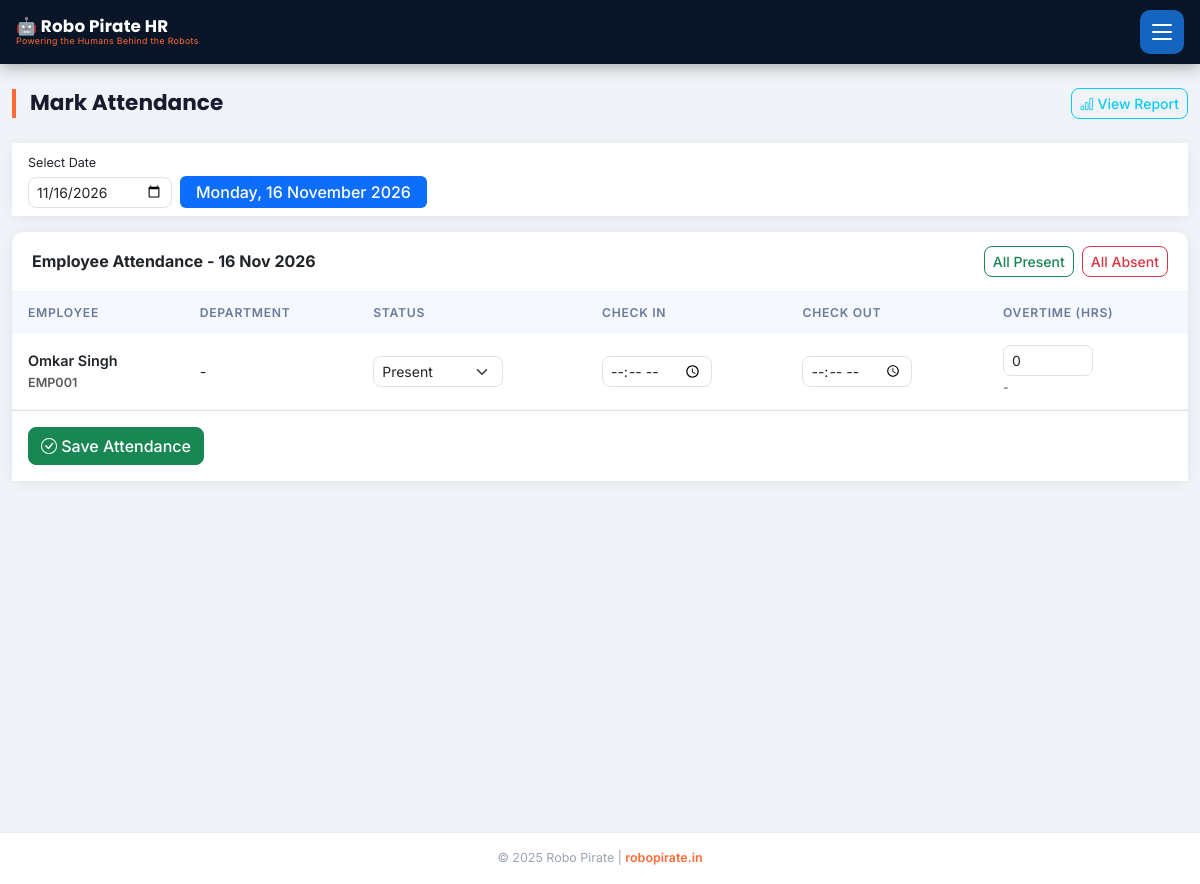
/attendance (signed in), run on an earlier commit of the app's database.
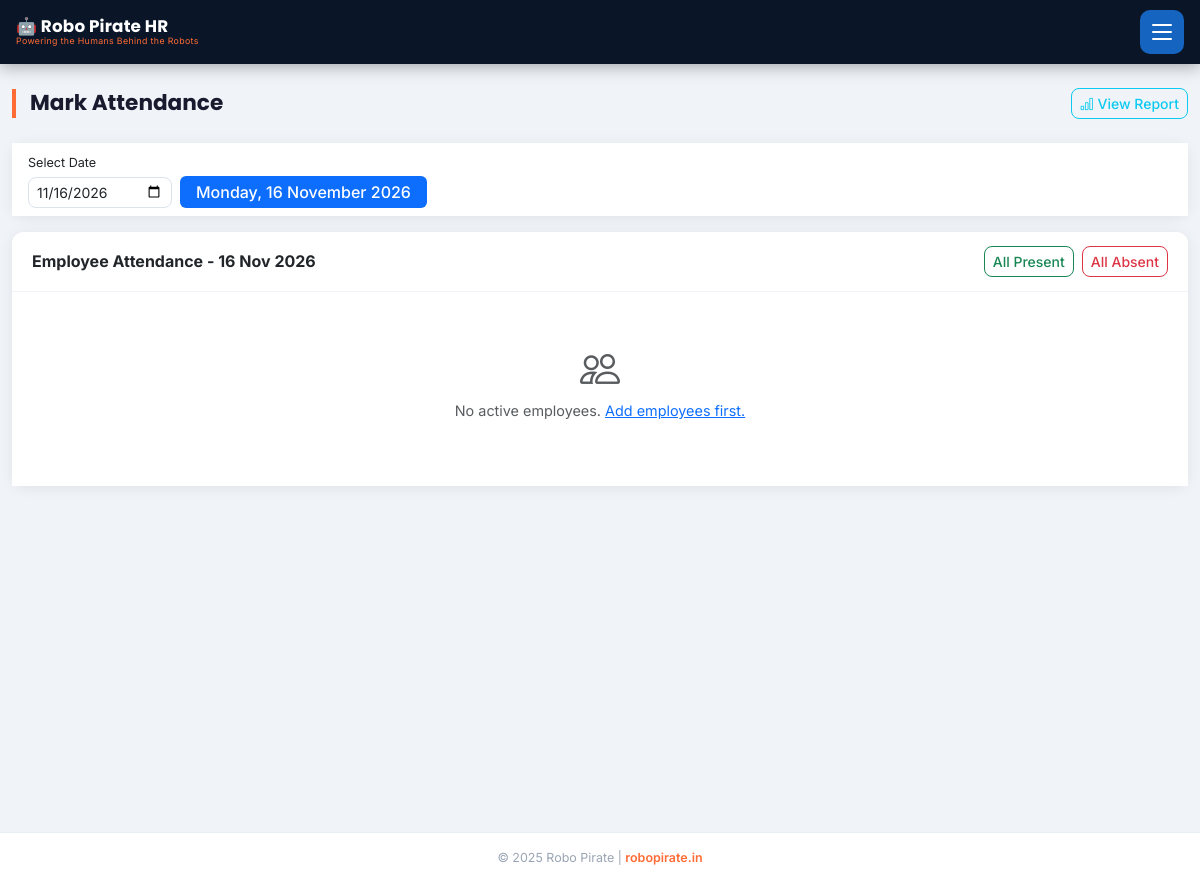
And on a later commit of the database.
### models.py (models this page shows, shortened)
class Employee(db.Model):
    __tablename__ = 'employees'
    id = db.Column(db.Integer, primary_key=True)
    emp_id = db.Column(db.String(20), unique=True, nullable=False)
    name = db.Column(db.String(100), nullable=False)
    phone = db.Column(db.String(15), nullable=False)
    email = db.Column(db.String(120))
    department_id = db.Column(db.Integer, db.ForeignKey('departments.id'))
    designation = db.Column(db.String(100))
    basic_salary = db.Column(db.Float, default=0.0)
    joining_date = db.Column(db.Date, default=date.today)
    is_active = db.Column(db.Boolean, default=True)
    bank_name = db.Column(db.String(100))
    account_number = db.Column(db.String(30))
    ifsc_code = db.Column(db.String(20))
    pan_number = db.Column(db.String(20))
    aadhar_number = db.Column(db.String(20))
    attendances = db.relationship('Attendance', backref='employee', lazy=True)
    leaves = db.relationship('Leave', backref='employee', lazy=True)
    payrolls = db.relationship('Payroll', backref='employee', lazy=True)
    advances = db.relationship('Advance', backref='employee', lazy=True)
    schools = db.relationship('School', secondary=employee_schools, lazy=True,
                              backref=db.backref('assigned_employees', lazy=True))

class Holiday(db.Model):
    __tablename__ = 'holidays'
    id = db.Column(db.Integer, primary_key=True)
    date = db.Column(db.Date, nullable=False, unique=True)
    name = db.Column(db.String(100), nullable=False)
    description = db.Column(db.String(300))
    year = db.Column(db.Integer)
    is_active = db.Column(db.Boolean, default=True)

### blueprints/admin.py (the view, shortened to what this page needs)
@bp.route('/attendance', methods=['GET', 'POST'])
@login_required
def attendance():
    selected_date = request.args.get('date', date.today().isoformat())
    try:
        sel_date = datetime.strptime(selected_date, '%Y-%m-%d').date()
    except ValueError:
        sel_date = date.today()
    emps = Employee.query.filter_by(is_active=True).order_by(Employee.name).all()
    existing = {a.employee_id: a for a in Attendance.query.filter_by(date=sel_date).all()}
    is_holiday = Holiday.query.filter_by(date=sel_date).first() is not None
    if is_holiday:
        for emp in emps:
            if emp.id not in existing:
                att = Attendance(employee_id=emp.id, date=sel_date, status='holiday', admin_override=False)
                db.session.add(att)
        db.session.commit()
        existing = {a.employee_id: a for a in Attendance.query.filter_by(date=sel_date).all()}
    return render_template('attendance/mark.html', employees=emps, sel_date=sel_date, existing=existing)

### app.py (called while the page is built)
@app.before_request
def load_persisted_config():
    global _persisted_config_loaded
    if not _persisted_config_loaded:
        persisted_key = AppConfig.get('FAST2SMS_API_KEY')
        if persisted_key:
            app.config['FAST2SMS_API_KEY'] = persisted_key
        _persisted_config_loaded = True

@login_manager.user_loader
def load_user(user_id):
    return User.query.get(int(user_id))

@app.before_request
def restrict_employee_to_portal():
    if current_user.is_authenticated and not current_user.is_admin:
        allowed = ('/portal', '/employee', '/static', '/api', '/logout')
        if request.path != '/' and not request.path.startswith(allowed):
            return redirect(url_for('portal.portal_dashboard'))

### templates/attendance/mark.html (shortened to what this page needs)
{% extends 'base.html' %}
{% block content %}
<div class="container-fluid py-4">
  <div class="d-flex justify-content-between align-items-center mb-4">
    <h4 class="page-header mb-0">Mark Attendance</h4>
    <a href="{{ url_for('admin.attendance_report') }}" class="btn btn-sm btn-outline-info">
      <i class="bi bi-bar-chart"></i> View Report
    </a>
  </div>
  <div class="card border-0 shadow-sm mb-3">
    <div class="card-body py-2">
      <form method="GET" class="row g-2 align-items-end">
        <div class="col-auto">
          <label class="form-label small mb-1">Select Date</label>
          <input type="date" name="date" class="form-control form-control-sm"
                 value="{{ sel_date.isoformat() }}"
                 onchange="this.form.submit()">
        </div>
        <div class="col-auto">
          <span class="badge bg-primary fs-6 py-2 px-3">
            {{ sel_date.strftime('%A, %d %B %Y') }}
          </span>
        </div>
      </form>
    </div>
  </div>
  <form method="POST">
    <div class="card border-0 shadow-sm">
      <div class="card-header bg-white border-bottom d-flex justify-content-between align-items-center">
        <h6 class="mb-0 fw-bold">Employee Attendance - {{ sel_date.strftime('%d %b %Y') }}</h6>
        <div class="d-flex gap-2">
          <button type="button" class="btn btn-sm btn-outline-success" onclick="markAll('present')">
            All Present
          </button>
          <button type="button" class="btn btn-sm btn-outline-danger" onclick="markAll('absent')">
            All Absent
          </button>
        </div>
      </div>
      <div class="card-body p-0">
        {% if employees %}
        <div class="table-responsive">
          <table class="table table-hover mb-0">
            <thead class="table-light">
              <tr>
                <th>Employee</th>
                <th>Department</th>
                <th>Status</th>
                <th>Check In</th>
                <th>Check Out</th>
                <th>Overtime (hrs)</th>
              </tr>
            </thead>
            <tbody>
              {% for emp in employees %}
              {% set att = existing.get(emp.id) %}
              <tr>
                <td class="fw-semibold">
                  <div>{{ emp.name }}</div>
                  <small class="text-muted">{{ emp.emp_id }}</small>
                </td>
                <td>{{ emp.dept.name if emp.dept else '-' }}</td>
                <td>
                  <select name="status_{{ emp.id }}" class="form-select form-select-sm status-select" style="width:130px"
                          onchange="toggleOT(this, {{ emp.id }})">
                    {% for s in ['present','absent','half_day','overtime','leave','holiday'] %}
                    <option value="{{ s }}" {% if att and att.status == s %}selected{% elif not att and s == 'present' %}selected{% endif %}>
                      {{ s.replace('_', ' ').title() }}
                    </option>
                    {% endfor %}
                  </select>
                </td>
                <td>
                  <input type="time" name="checkin_{{ emp.id }}" class="form-control form-control-sm" style="width:110px"
                         value="{{ att.check_in if att and att.check_in else '' }}">
                </td>
                <td>
                  <input type="time" name="checkout_{{ emp.id }}" class="form-control form-control-sm" style="width:110px"
                         value="{{ att.check_out if att and att.check_out else '' }}">
                </td>
                <td>
                  <input type="number" name="ot_{{ emp.id }}" class="form-control form-control-sm ot-field" style="width:90px"
                         step="0.5" min="0" max="12"
                         value="{{ att.overtime_hours if att else 0 }}"
                         id="ot_{{ emp.id }}"
                         {% if not att or att.status != 'overtime' %}style="display:none; width:90px"{% endif %}>
                  <span class="text-muted small ot-na" id="otna_{{ emp.id }}"
                        {% if att and att.status == 'overtime' %}style="display:none"{% endif %}>-</span>
                </td>
              </tr>
              {% endfor %}
            </tbody>
          </table>
        </div>
        <div class="p-3 border-top">
          <button type="submit" class="btn btn-success">
            <i class="bi bi-check-circle"></i> Save Attendance
          </button>
        </div>
        {% else %}
        <div class="text-center py-5 text-muted">
          <i class="bi bi-people fs-1"></i>
          <p>No active employees. <a href="{{ url_for('admin.add_employee') }}">Add employees first.</a></p>
        </div>
        {% endif %}
      </div>
    </div>
  </form>
</div>
{% endblock %}

### templates/base.html (shortened to what this page needs)
<!DOCTYPE html>
<html lang="en">
<head>
  <link href="https://cdn.jsdelivr.net/npm/bootstrap@5.3.0/dist/css/bootstrap.min.css" rel="stylesheet">
  <link href="https://cdn.jsdelivr.net/npm/bootstrap-icons@1.11.0/font/bootstrap-icons.css" rel="stylesheet">
  <link href="{{ url_for('static', filename='css/style.css') }}" rel="stylesheet">
</head>
<body>
{% if current_user.is_authenticated %}
<nav id="main-nav">
  <div class="container-fluid d-flex align-items-center justify-content-between px-3" style="height:var(--nav-height,64px);">
    <a class="navbar-brand-wrap" href="{{ url_for('admin.dashboard') }}">
      <span class="brand-title">🤖 Robo Pirate HR</span>
      <span class="brand-tagline">Powering the Humans Behind the Robots</span>
    </a>
    <button class="hamburger-btn" id="sidebarToggle" aria-label="Open navigation menu">
      <span class="bar"></span>
      <span class="bar"></span>
      <span class="bar"></span>
    </button>
  </div>
</nav>
{% endif %}
<div class="{% if current_user.is_authenticated %}main-content{% endif %}">
  {% block content %}{% endblock %}
</div>
{% if current_user.is_authenticated %}
<footer class="app-footer">
  <span>© 2025 Robo Pirate | <a href="https://robopirate.in" target="_blank">robopirate.in</a></span>
</footer>
{% endif %}
</body>
</html>

### static/css/style.css (style rules this page uses)
:root { --primary-dark: #0A1628; --primary-blue: #1565C0; --accent-orange: #FF6B35; --accent-cyan: #00BCD4; --success: #00C853; --bg: #F0F4F8; --card-bg: #FFFFFF; --text-dark: #1A1A2E; --nav-height: 64px; }
*, *::before, *::after { box-sizing: border-box; }
body { background: var(--bg); font-family: 'Inter', -apple-system, BlinkMacSystemFont, 'Segoe UI', sans-serif; font-size: 0.9rem; color: var(--text-dark); -webkit-tap-highlight-color: transparent; }
#main-nav { background: var(--primary-dark) !important; height: var(--nav-height); position: sticky; top: 0; z-index: 1030; box-shadow: 0 2px 16px rgba(0,0,0,0.35); display: flex; align-items: center; }
.navbar-brand-wrap { display: flex; flex-direction: column; line-height: 1; text-decoration: none; }
.brand-title { font-family: 'Poppins', sans-serif; font-weight: 700; font-size: 1.05rem; color: #ffffff; letter-spacing: 0.01em; }
.brand-tagline { font-size: 0.55rem; font-weight: 400; color: var(--accent-orange); letter-spacing: 0.04em; margin-top: 2px; }
.hamburger-btn { width: 44px; height: 44px; background: var(--primary-blue); border: none; border-radius: 10px; display: flex; flex-direction: column; align-items: center; justify-content: center; gap: 5px; cursor: pointer; transition: background 0.2s, transform 0.15s; flex-shrink: 0; }
.hamburger-btn .bar { display: block; width: 20px; height: 2px; background: white; border-radius: 2px; transition: transform 0.3s, opacity 0.3s; }
.main-content { min-height: calc(100vh - var(--nav-height)); }
.page-header { font-family: 'Poppins', sans-serif; font-weight: 700; font-size: 1.35rem; color: var(--text-dark); padding-left: 14px; border-left: 4px solid var(--accent-orange); line-height: 1.3; }
.card { border-radius: 12px !important; border: none !important; box-shadow: 0 2px 14px rgba(0,0,0,0.07) !important; }
.card-header { border-radius: 12px 12px 0 0 !important; padding: 14px 20px; background: var(--card-bg) !important; border-bottom: 1px solid #f0f4f8 !important; }
.card-body { background: var(--card-bg); }
.form-control, .form-select { border-radius: 8px; border: 1.5px solid #dde3ed; transition: border-color 0.2s, box-shadow 0.2s; }
.btn { border-radius: 8px; font-weight: 500; }
.badge { font-weight: 500; font-size: 0.71rem; border-radius: 6px; padding: 4px 8px; }
.app-footer { text-align: center; padding: 16px; font-size: 0.78rem; color: #9aa5b4; border-top: 1px solid #e8eef5; background: var(--card-bg); margin-top: 32px; }
.app-footer a { color: var(--accent-orange); text-decoration: none; font-weight: 600; }

What changed in the data, as far as the page shows it:
removed Employee: name "Omkar Singh", emp_id "EMP001", dept "-", id "Present", overtime_hours "0"
added Holiday: strftime "16 Nov 2026"
Also different on the page:
{{ sel_date.strftime('%d %b %Y') }}: "16 Nov 2026" → (not shown)
text no longer shown: "EMPLOYEE DEPARTMENT STATUS CHECK IN CHECK OUT OVERTIME (HRS) Save Attendance"
text now shown: "No active employees. Add employees first."
